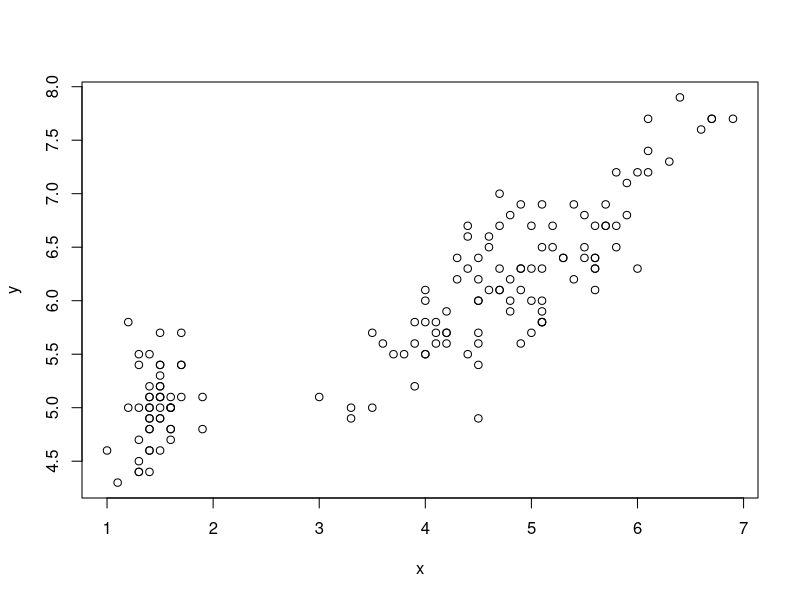
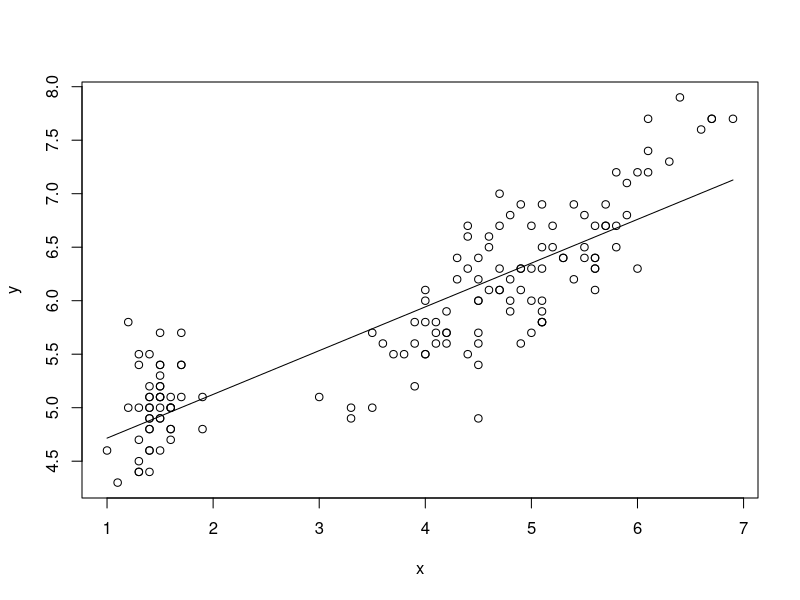

Write the R code that produced these figures, in order.
#Codigo para problema 2
mis_dades <- iris
mis_dades
x <- mis_dades$Petal.Length
y <- mis_dades$Sepal.Length
x
y
plot(x,y)

x_bar <- mean(x)
y_bar <- mean(y)

m <- sum((x-x_bar)*(y-y_bar))/sum((x-x_bar)^2)
b <- y_bar-m*x_bar

b
m
m*1.5+b
x_pred <- x
y_pred <- m*x_pred+b
plot (x,y)
lines(x_pred, y_pred)
#coef de determinación
Rsq <- (sum((y_pred-y_bar)^2))/(sum((y-y_bar)^2))
Rsq
# coef correlación
cor <- sqrt(Rsq)
cor
mod <- lm(y~x)
mod
summary(mod)
cor.test(x,y)

y_pred2 <- predict(mod, data.frame(x=x))
y_pred2
